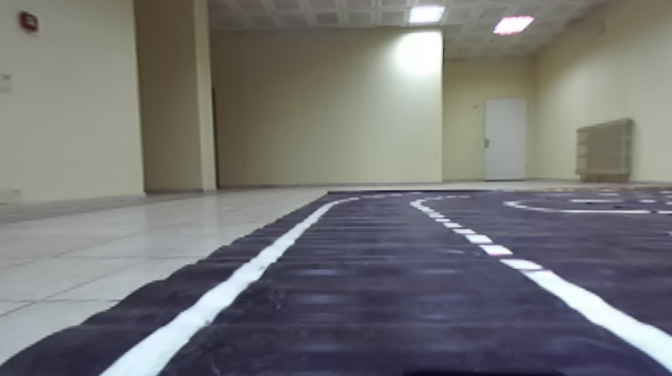
#> input picture framesVGA/0.png, 672 x 376 px
$ python -i binary_utils.py   (imports and definitions only)
#> lines starting #> are read from the running program, lines starting #| are printed output that depends on the picture; after the words box and inside, x2 and y2 are one past the last pixel; in counts of white or black regions, pixels touching at a corner belong together
import cv2 as cv
import numpy as np

def abs_sobel_thresh( img, orient='x', thresh=(0,255)):
        """
        Canny Edge Detection combines the sobel gradient for both x and y.
        By breaking it apart into its components, we can produced a refined version of Canny edge detection.
        """
        # Convert to grayscale
        gray = cv.cvtColor(img, cv.COLOR_RGB2GRAY)
        # Apply x or y gradient with the OpenCV Sobel() function
        # and take the absolute value
        if orient == 'x':
            abs_sobel = np.absolute(cv.Sobel(gray, cv.CV_64F, 1, 0))
        if orient == 'y':
            abs_sobel = np.absolute(cv.Sobel(gray, cv.CV_64F, 0, 1))
        # Rescale back to 8 bit integer
        scaled_sobel = np.uint8(255*abs_sobel/np.max(abs_sobel))
        # Create a copy and apply the threshold
        binary_output = np.zeros_like(scaled_sobel)
        # Here I'm using inclusive (>=, <=) thresholds, but exclusive is ok too
        binary_output[(scaled_sobel >= thresh[0]) & (scaled_sobel <= thresh[1])] = 1

        # Return the result
        return binary_output

def mag_threshold( img, sobel_kernel=3, thresh=(0, 255)):
    """
    The function will filter based on a min/max magnitude for the gradient.
    This function is looking at the combined xy gradient, but it could be altered to filter on the magnitude in a single direction,
    or some linear combination of the two.
    """
    # 1) Convert to grayscale
    gray = cv.cvtColor(img, cv.COLOR_RGB2GRAY)
    # 2) Take the gradient in x and y separately
    x = cv.Sobel(gray, cv.CV_64F, 1, 0, ksize=sobel_kernel)
    y = cv.Sobel(gray, cv.CV_64F, 0, 1, ksize=sobel_kernel)
    # 3) Calculate the xy magnitude
    mag = np.sqrt(x**2 + y**2)
    # 4) Scale to 8-bit (0 - 255) and convert to type = np.uint8
    scale = np.max(mag)/255
    eightbit = (mag/scale).astype(np.uint8)
    # 5) Create a binary mask where mag thresholds are met
    binary_output = np.zeros_like(eightbit)
    binary_output[(eightbit > thresh[0]) & (eightbit < thresh[1])] =1
    return binary_output

def dir_threshold(img, sobel_kernel=3, thresh=(np.pi/5, np.pi/2)):
    """
    This function will filter based on the direction of the gradient.
    For lane detection, we will be interested in vertical lines that are +/- some threshold
    near pi/2
    """
    # 1) Convert to grayscale
    gray = cv.cvtColor(img, cv.COLOR_RGB2GRAY)
    # 2) Take the gradient in x and y separately
    x = np.absolute(cv.Sobel(gray, cv.CV_64F, 1, 0, ksize=sobel_kernel))
    y = np.absolute(cv.Sobel(gray, cv.CV_64F, 0, 1, ksize=sobel_kernel))
    # 4) Use np.arctan2(abs_sobely, abs_sobelx) to calculate the direction of the gradient
    direction = np.arctan2(y, x)
    binary_output = np.zeros_like(direction)
    binary_output[(direction > thresh[0]) & (direction < thresh[1])] = 1
    return binary_output

def hls_select(img, sthresh=(90, 255),lthresh=(90,255)):
    """
    The gradient filters above all convert the original image into grayscale and a lot of useful information is lost.
    Lane lines are either yellow or white, and we can use that to our advantage trying to locate and track them.
    The **H**ue **S**aturation **L**ightness color space will help.
    In particular, the S channel of an HSL image retains a lot information about lane lines - especially when there are shadows on the road.
    The Red channel of RGB also does a good job of creating binary images of lane lines.
    """
#> called with sthresh = (90, 255), lthresh = (90, 255)
    # 1) Convert to HLS color space
    hls_img = cv.cvtColor(img, cv.COLOR_RGB2HLS)
#> hls_img: shape (376, 672, 3); mean of channels 0, 1, 2 69.6, 118, 33.5
    # 2) Apply a threshold to the S channel
    L = hls_img[:,:,1]
    S = hls_img[:,:,2]
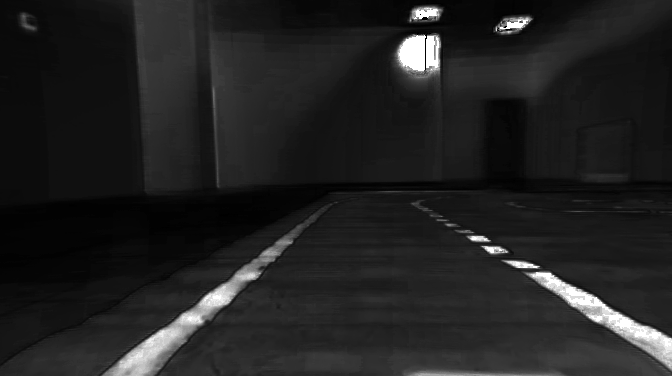
#> S: shape (376, 672); min 0, max 255, mean 33.5
    # 3) Return a binary image of threshold result
    binary_output = np.zeros_like(S)
    binary_output[(S >= sthresh[0]) & (S <= sthresh[1])
                & (L > lthresh[0]) & (L <= lthresh[1])] = 1

    return binary_output
    # [5 lines of commented-out code are left out]

def binary_pipeline(img):

    #img_copy = cv.GaussianBlur(img, (5, 5), 0)
    img_copy = np.copy(img)

    # color channels
    s_binary = hls_select(img_copy)
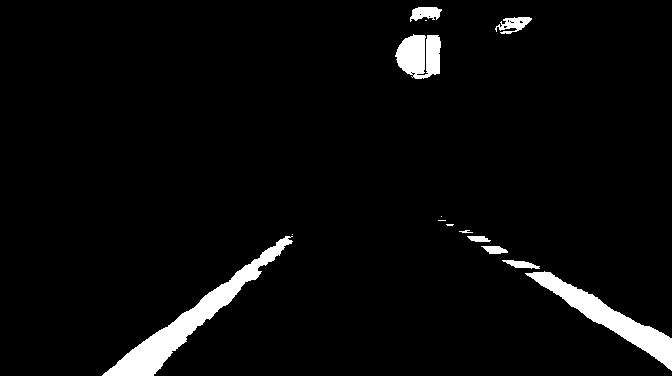
#> s_binary: shape (376, 672); values 0 (black) and 1 (white), 4% white; 14 white regions (5 under 20 px), largest, box (x1, y1, x2, y2) and area: (102, 236, 293, 376) 4283, (525, 271, 672, 371) 3167, (395, 34, 441, 79) 1577
    #red_binary = red_select(img_copy, thresh=(200,255))

    # Sobel x
    x_binary = abs_sobel_thresh(img_copy,thresh=(100, 200))
#> x_binary: shape (376, 672); values 0 (black) and 1 (white), 0.32% white in thin lines or dots, all inside (x1, y1, x2, y2) = (99, 8, 613, 376)
    y_binary = abs_sobel_thresh(img_copy,thresh=(100, 200), orient='y')
#> y_binary: shape (376, 672); values 0 (black) and 1 (white), 1.5% white in thin lines or dots
    xy = cv.bitwise_or(x_binary, y_binary)
#> xy: shape (376, 672); values 0 (black) and 1 (white), 1.7% white in thin lines or dots
    #magnitude & direction
    mag_binary = mag_threshold(img_copy, thresh=(100,200))
#> in mag_threshold, `x = cv.Sobel(gray, cv.CV_64F, 1, 0, ksize=sobel_kernel)`:
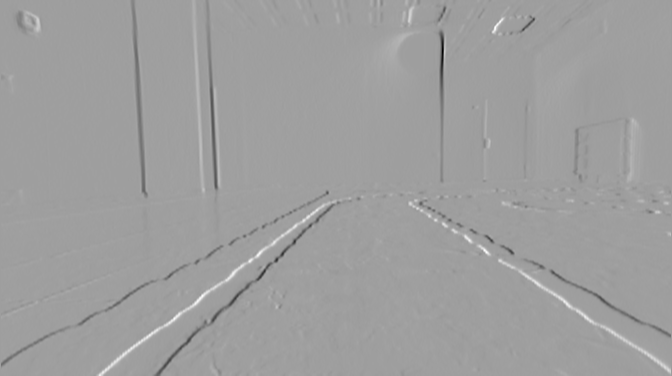
#> x: shape (376, 672) float64; min -634, max 384, mean -0.1; drawn with min black and max white
#> in mag_threshold, `y = cv.Sobel(gray, cv.CV_64F, 0, 1, ksize=sobel_kernel)`:
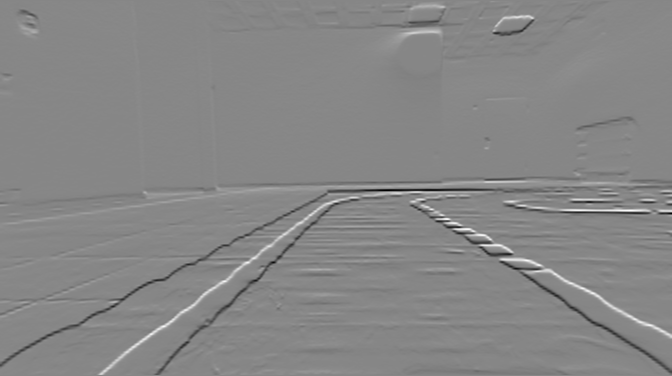
#> y: shape (376, 672) float64; min -599, max 533, mean -1.1; drawn with min black and max white
#> in mag_threshold, `scale = np.max(mag)/255`: scale = 2.49
#> mag_binary: shape (376, 672); values 0 (black) and 1 (white), 1.8% white in thin lines or dots
    dir_binary = dir_threshold(img_copy)
#> in dir_threshold, `direction = np.arctan2(y, x)`:
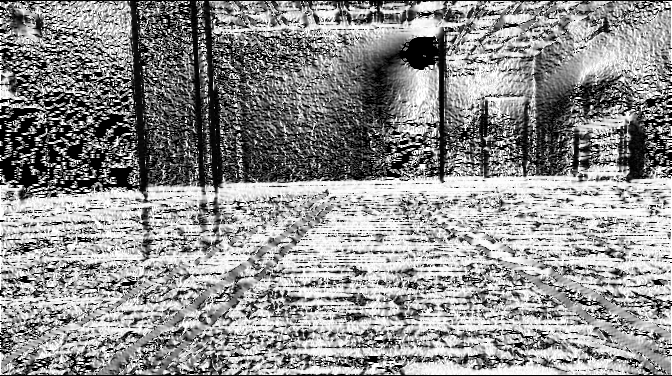
#> direction: shape (376, 672) float64; min 0, max 1.57, mean 0.887; drawn with min black and max white
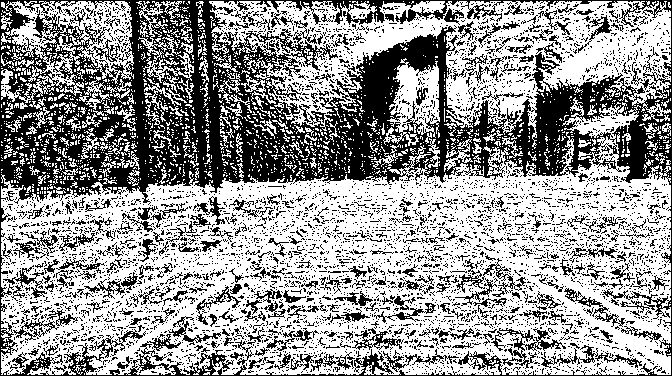
#> dir_binary: shape (376, 672) float64; values 0 (black) and 1 (white), 59.7% white; 5108 black regions (4803 under 20 px), largest, box (x1, y1, x2, y2) and area: (0, 0, 672, 376) 66563, (491, 328, 566, 369) 708, (456, 258, 526, 294) 534

    # Stack each channel
    gradient = np.zeros_like(s_binary)
    gradient[np.logical_and(xy , (np.logical_and(mag_binary, dir_binary)))] = 1
    final_binary = cv.bitwise_or(s_binary, gradient)
#> final_binary: shape (376, 672); values 0 (black) and 1 (white), 5.4% white; 112 white regions (88 under 20 px), largest, box (x1, y1, x2, y2) and area: (99, 200, 338, 376) 5128, (523, 269, 672, 373) 3882, (395, 32, 441, 79) 1597

    kernel = np.ones((5, 5), np.uint8)
    final_binary = cv.morphologyEx(final_binary.astype(np.uint8), cv.MORPH_CLOSE, kernel)
#> final_binary: shape (376, 672); values 0 (black) and 1 (white), 6% white; 60 white regions (39 under 20 px), largest, box (x1, y1, x2, y2) and area: (99, 200, 339, 376) 5700, (430, 212, 672, 373) 5265, (395, 31, 441, 79) 1749
    final_binary = cv.dilate(final_binary, kernel, iterations=1)
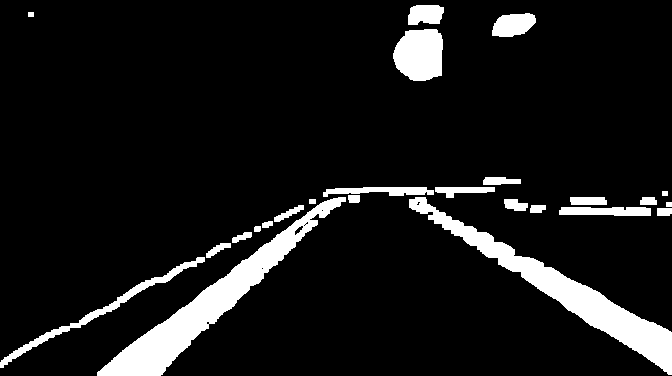
#> final_binary: shape (376, 672); values 0 (black) and 1 (white), 9.3% white; 25 white regions, largest, box (x1, y1, x2, y2) and area: (97, 197, 346, 376) 7535, (409, 197, 672, 375) 7111, (393, 29, 443, 81) 2141
    return final_binary

def calculateContours(thresh_img, original_img):

        contours, hierarchy = cv.findContours(thresh_img, cv.RETR_TREE, cv.CHAIN_APPROX_SIMPLE)
        print(len(contours))
        # ---------------------------------------------------------------------------
        # Originally developed by OutOfTheBots
        # (https://www.youtube.com/channel/UCCX7z2JENOSZ1mraOpyVyzg/about)

        for cont in contours:

        # if len(contours) > 0:
            blackbox = cv.minAreaRect(cont)
            (x_min, y_min), (w_min, h_min), ang = blackbox
            if ang < -45: ang += 90
            if w_min < h_min and ang > 0: ang = (90-ang)*-1
            if w_min > h_min and ang < 0: ang = 90 + ang
            setpoint = thresh_img.shape[1]/2
            cte = -int(x_min - setpoint)
            angle = -int(ang)

            if True:
                box = cv.boxPoints(blackbox)
                box = np.int0(box)
                _ = cv.drawContours(original_img, [box], 0, (255,0,0),1)
                cv.line(original_img, (int(x_min), 0), (int(x_min), thresh_img.shape[0]), (0,0,255), 1)
        # ---------------------------------------------------------------------------
        else:
            cte = None
            angle = None

        return cte, angle, original_img

>>> import cv2
>>> picture = cv2.cvtColor(cv2.imread('../framesVGA/0.png'), cv2.COLOR_BGR2RGB)
>>> result = binary_pipeline(picture)
